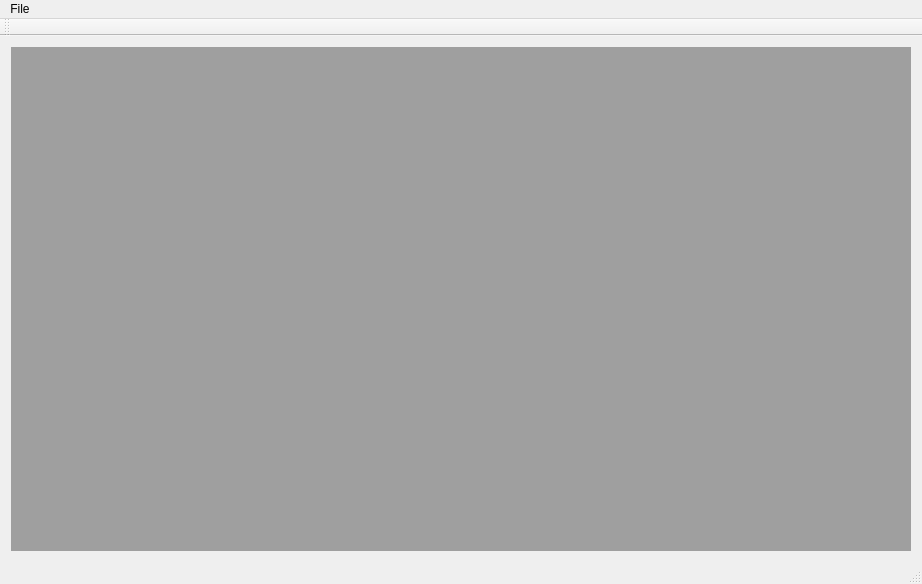
<?xml version="1.0" encoding="UTF-8"?>
<ui version="4.0">
 <class>MainWindow</class>
 <widget class="QMainWindow" name="MainWindow">
  <property name="geometry">
   <rect>
    <x>0</x>
    <y>0</y>
    <width>922</width>
    <height>584</height>
   </rect>
  </property>
  <property name="windowTitle">
   <string>MainWindow</string>
  </property>
  <widget class="QWidget" name="centralWidget">
   <layout class="QVBoxLayout" name="verticalLayout">
    <item>
     <widget class="QMdiArea" name="mdiArea"/>
    </item>
   </layout>
  </widget>
  <widget class="QMenuBar" name="menuBar">
   <property name="geometry">
    <rect>
     <x>0</x>
     <y>0</y>
     <width>922</width>
     <height>25</height>
    </rect>
   </property>
   <widget class="QMenu" name="menuFile">
    <property name="title">
     <string>File</string>
    </property>
    <addaction name="actionOpen"/>
    <addaction name="actionClose"/>
   </widget>
   <addaction name="menuFile"/>
  </widget>
  <widget class="QToolBar" name="mainToolBar">
   <attribute name="toolBarArea">
    <enum>TopToolBarArea</enum>
   </attribute>
   <attribute name="toolBarBreak">
    <bool>false</bool>
   </attribute>
  </widget>
  <widget class="QStatusBar" name="statusBar"/>
  <action name="actionOpen">
   <property name="checkable">
    <bool>false</bool>
   </property>
   <property name="checked">
    <bool>false</bool>
   </property>
   <property name="text">
    <string>Open</string>
   </property>
  </action>
  <action name="actionClose">
   <property name="text">
    <string>Close</string>
   </property>
   <property name="shortcut">
    <string/>
   </property>
  </action>
 </widget>
 <layoutdefault spacing="6" margin="11"/>
 <resources/>
 <connections/>
</ui>
